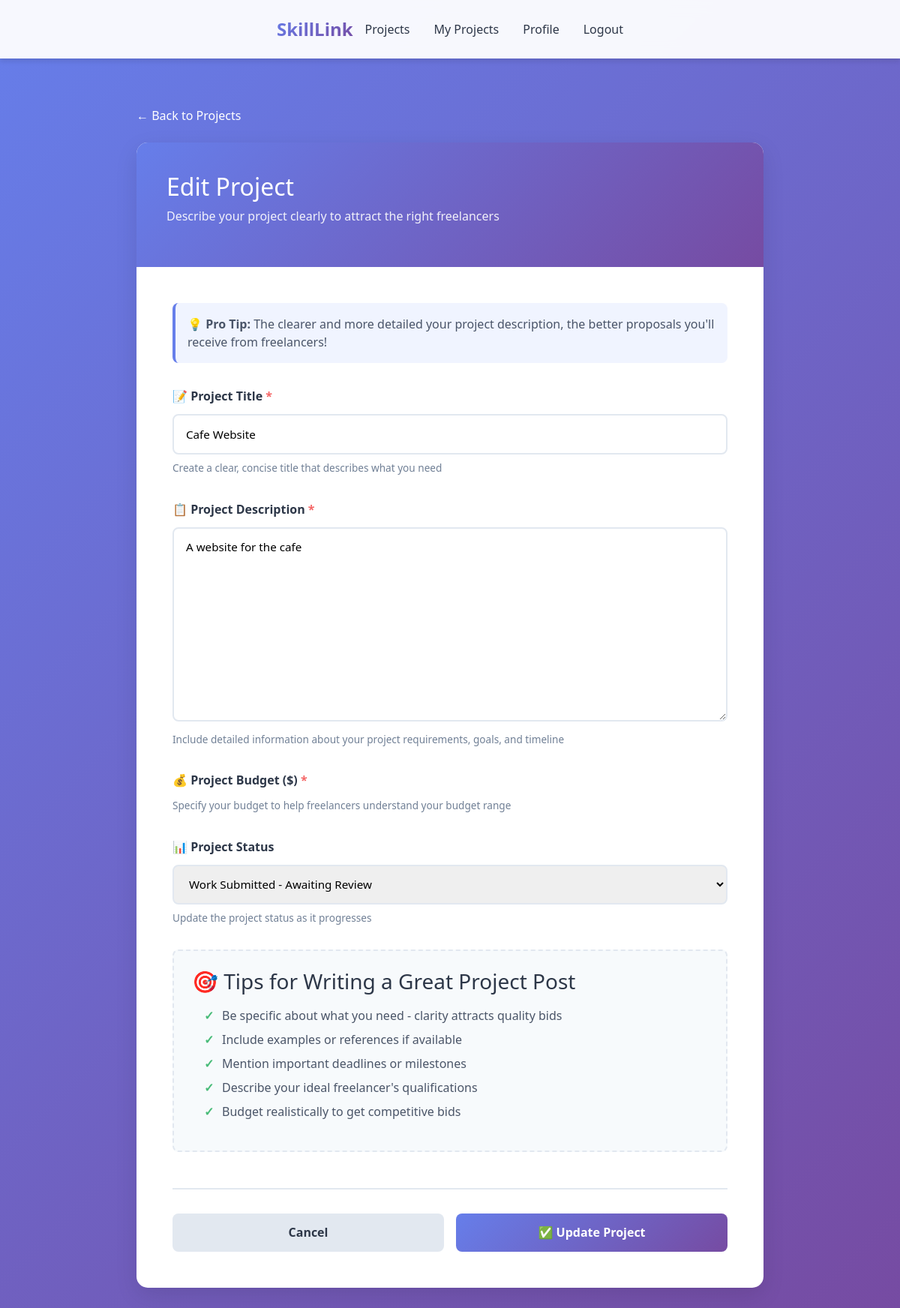
The app's page /projects/1/edit/ (signed in) with its own data.
### projects/models.py (models this page shows, shortened)
class Project(models.Model):
    STATUS_CHOICES = (
        ('open', 'Open for Bidding'),
        ('in_progress', 'In Progress'),
        ('work_submitted', 'Work Submitted - Awaiting Review'),
        ('completed', 'Completed'),
        ('cancelled', 'Cancelled'),
    )
    title = models.CharField(max_length=255)
    description = models.TextField()
    budget = models.DecimalField(max_digits=10, decimal_places=2, validators=[MinValueValidator(1.00)])
    client = models.ForeignKey(settings.AUTH_USER_MODEL, on_delete=models.CASCADE, related_name='projects_posted')
    freelancer = models.ForeignKey(settings.AUTH_USER_MODEL, on_delete=models.SET_NULL, null=True, blank=True, related_name='projects_won')
    status = models.CharField(max_length=20, choices=STATUS_CHOICES, default='open')
    created_at = models.DateTimeField(auto_now_add=True)
    updated_at = models.DateTimeField(auto_now=True)
    completed_at = models.DateTimeField(null=True, blank=True)
    payment_status = models.CharField(
        max_length=20,
        choices=[
            ('not_started', 'Not Started'),
            ('escrowed', 'Funds Held in Escrow'),
            ('released', 'Payment Released'),
            ('refunded', 'Refunded'),
        ],
        default='not_started'
    )
    class Meta:
        ordering = ['-created_at']

### projects/views.py (the view)
# urls.py: path('<int:pk>/edit/', views.ProjectUpdateView.as_view(), name='project-update'),
class ProjectUpdateView(LoginRequiredMixin, UserPassesTestMixin, UpdateView):
    model = Project
    template_name = 'projects/project_form.html'
    fields = ['title', 'description', 'status']
    success_url = reverse_lazy('projects:project-list')
    def test_func(self):
        project = self.get_object()
        return self.request.user == project.client
    def get_context_data(self, **kwargs):
        context = super().get_context_data(**kwargs)
        context['form_title'] = 'Edit Project'
        context['button_text'] = 'Update Project'
        return context

### projects/templates/projects/project_form.html (shortened to what this page needs)
{% extends 'base.html' %}
{% load static %}
{% block content %}
<nav class="navbar">
    <div class="navbar-content">
        <a href="/" class="navbar-brand">SkillLink</a>
        <div class="navbar-links">
            <a href="{% url 'projects:project-list' %}">Projects</a>
            <a href="{% url 'projects:my-projects' %}">My Projects</a>
            {% if user.is_authenticated %}
                <a href="{% url 'profile' %}">Profile</a>
                <a href="{% url 'logout' %}">Logout</a>
            {% endif %}
        </div>
    </div>
</nav>
<div class="container">
    <a href="{% url 'projects:project-list' %}" class="back-link">← Back to Projects</a>
    <div class="form-container">
        <div class="form-header">
            <h1>{{ form_title }}</h1>
            <p>Describe your project clearly to attract the right freelancers</p>
        </div>
        <div class="form-content">
            <div class="field-info">
                💡 <strong>Pro Tip:</strong> The clearer and more detailed your project description, the better proposals you'll receive from freelancers!
            </div>
            <form method="post" class="project-form">
                <div class="form-group">
                    <label for="{{ form.title.id_for_label }}">
                        📝 Project Title
                        <span class="required-asterisk">*</span>
                    </label>
                    {{ form.title }}
                    <div class="form-help-text">
                        Create a clear, concise title that describes what you need
                    </div>
                </div>
                <div class="form-group">
                    <label for="{{ form.description.id_for_label }}">
                        📋 Project Description
                        <span class="required-asterisk">*</span>
                    </label>
                    {{ form.description }}
                    <div class="form-help-text">
                        Include detailed information about your project requirements, goals, and timeline
                    </div>
                </div>
                <div class="form-group">
                    <label for="{{ form.budget.id_for_label }}">
                        💰 Project Budget ($)
                        <span class="required-asterisk">*</span>
                    </label>
                    <div class="form-help-text">
                        Specify your budget to help freelancers understand your budget range
                    </div>
                </div>
                {% if form.status %}
                    <div class="form-group">
                        <label for="{{ form.status.id_for_label }}">
                            📊 Project Status
                        </label>
                        {{ form.status }}
                        <div class="form-help-text">
                            Update the project status as it progresses
                        </div>
                    </div>
                {% endif %}
                <div class="tips-section">
                    <h3>🎯 Tips for Writing a Great Project Post</h3>
                    <ul>
                        <li>Be specific about what you need - clarity attracts quality bids</li>
                        <li>Include examples or references if available</li>
                        <li>Mention important deadlines or milestones</li>
                        <li>Describe your ideal freelancer's qualifications</li>
                        <li>Budget realistically to get competitive bids</li>
                    </ul>
                </div>
                <div class="form-actions">
                    <a href="{% url 'projects:project-list' %}" class="btn btn-secondary">Cancel</a>
                    <button type="submit" class="btn btn-primary">
                        ✅ {{ button_text }}
                    </button>
                </div>
            </form>
        </div>
    </div>
</div>
{% endblock %}

### projects/templates/projects/project_form.html (style rules this page uses)
:root { --primary: #667eea; --primary-dark: #5568d3; --success: #48bb78; --warning: #ed8936; --danger: #f56565; --light: #f7fafc; --dark: #2d3748; --border: #e2e8f0; }
* { margin: 0; padding: 0; box-sizing: border-box; }
body { background: linear-gradient(135deg, #667eea 0%, #764ba2 100%); min-height: 100vh; font-family: 'Segoe UI', Tahoma, Geneva, Verdana, sans-serif; }
.navbar { background: rgba(255, 255, 255, 0.95); backdrop-filter: blur(10px); padding: 1rem 2rem; box-shadow: 0 4px 6px rgba(0, 0, 0, 0.1); margin-bottom: 2rem; }
.navbar-content { max-width: 1400px; margin: 0 auto; display: flex; align-items: center; justify-content: space-between; }
.navbar-brand { font-size: 1.5rem; font-weight: bold; background: linear-gradient(135deg, #667eea, #764ba2); -webkit-background-clip: text; -webkit-text-fill-color: transparent; background-clip: text; }
.navbar-links { display: flex; gap: 2rem; align-items: center; }
.navbar-links a { color: var(--dark); text-decoration: none; font-weight: 500; transition: color 0.3s; }
.container { max-width: 900px; margin: 0 auto; padding: 2rem; }
.back-link { color: white; text-decoration: none; margin-bottom: 1.5rem; display: inline-flex; align-items: center; gap: 0.5rem; font-weight: 500; transition: transform 0.3s; }
.form-container { background: white; border-radius: 15px; box-shadow: 0 10px 30px rgba(0, 0, 0, 0.1); overflow: hidden; }
.form-header { background: linear-gradient(135deg, #667eea, #764ba2); color: white; padding: 2.5rem; }
.form-header h1 { font-size: 2rem; margin-bottom: 0.5rem; }
.form-header p { opacity: 0.9; font-size: 1rem; }
.form-content { padding: 3rem; }
.form-group { margin-bottom: 2rem; }
.form-group label { display: block; font-weight: 600; color: var(--dark); margin-bottom: 0.75rem; font-size: 1rem; }
.form-group input, .form-group textarea, .form-group select { width: 100%; padding: 0.85rem 1rem; border: 2px solid var(--border); border-radius: 8px; font-family: 'Segoe UI', Tahoma, Geneva, Verdana, sans-serif; font-size: 0.95rem; transition: all 0.3s; }
.form-group textarea { resize: vertical; min-height: 150px; line-height: 1.5; }
.form-help-text { font-size: 0.85rem; color: #718096; margin-top: 0.5rem; }
.form-actions { display: flex; gap: 1rem; margin-top: 3rem; padding-top: 2rem; border-top: 2px solid var(--border); }
.btn { padding: 0.85rem 2rem; border: none; border-radius: 8px; font-weight: 600; cursor: pointer; transition: all 0.3s; text-decoration: none; text-align: center; font-size: 1rem; }
.btn-primary { background: linear-gradient(135deg, #667eea, #764ba2); color: white; flex: 1; }
.btn-secondary { background: var(--border); color: var(--dark); flex: 1; }
.required-asterisk { color: var(--danger); }
.field-info { background: #f0f4ff; border-left: 4px solid var(--primary); padding: 1rem; border-radius: 8px; margin-bottom: 2rem; color: #4a5568; }
.tips-section { background: var(--light); border: 2px dashed var(--border); padding: 1.5rem; border-radius: 8px; margin-bottom: 2rem; }
.tips-section h3 { color: var(--dark); margin-bottom: 1rem; display: flex; align-items: center; gap: 0.5rem; }
.tips-section ul { list-style: none; padding-left: 1rem; }
.tips-section li { color: #4a5568; margin-bottom: 0.5rem; padding-left: 1.5rem; position: relative; }
.tips-section li:before { content: "✓"; position: absolute; left: 0; color: var(--success); font-weight: bold; }

### users/templates/base.html (style rules this page uses)
body { font-family: 'Segoe UI', Tahoma, Geneva, Verdana, sans-serif; }

### records on screen
Project: title "Cafe Website", description "A website for the cafe", status "Work Submitted - Awaiting Review"

### other values on screen
{{ button_text }} "Update Project"
